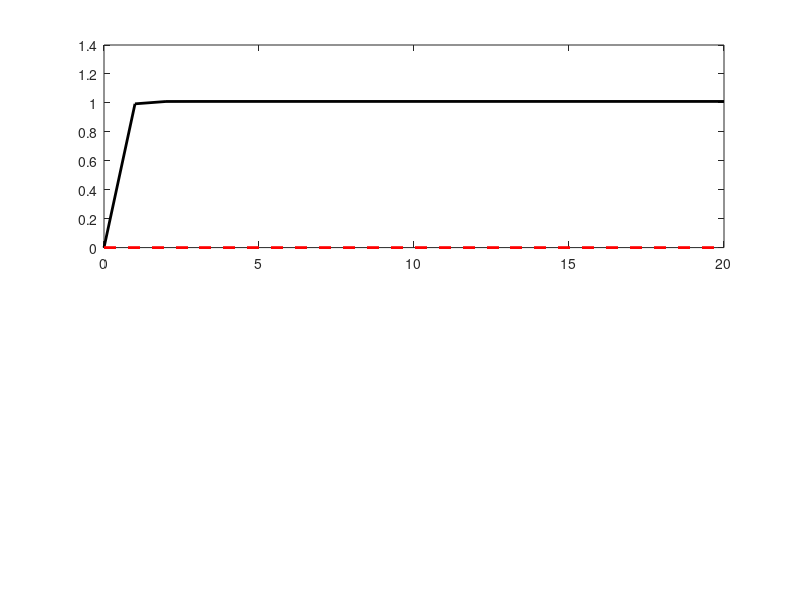

Recreate this plot in MATLAB. (Note: this script raises an error after producing the figure.)

%% Q2 +++++++======
% Fig 1 Blocking


% Define parameter combinations
param_combinations = [
    0.01 0.5;
    0.1 0.5;
    0.5 0.5;
    0.8 0.5;
    0.5 0.01;
    0.5 0.1;
    0.5 0.8;
    0.5 0.9
];

n_Trials = 10;
num_trials = 20;

for i = 1:size(param_combinations, 1)
    
    M = param_combinations(i, 1);
    P = param_combinations(i, 2);

    w = [0; 0];
    sig = [0.6 0; 0 0.6];
    u = [1 0];
    r = 1;
    w_list = w;
    sig_list = [sig(1,1);sig(2,2)];

    for j = 1:n_Trials
        y = r + M;
        w_n = w + sig * u' ./ (u*sig*u'+M) * (y - u*w);
        sig_n = sig - sig * u' ./ (u*sig*u'+M) * u * sig + eye(2) * P;
        w = w_n;
        sig = sig_n;
        w_list = [w_list w];
        sig_list = [sig_list [sig(1,1);sig(2,2)]];
    end

    u = [1 1];
    for j = 1:n_Trials
        y = r + M;
        w_n = w + sig * u' ./ (u*sig*u'+M) * (y - u*w);
        sig_n = sig - sig * u' ./ (u*sig*u'+M) * u * sig + eye(2) * P;
        w = w_n;
        sig = sig_n;
        w_list = [w_list w];
        sig_list = [sig_list [sig(1,1);sig(2,2)]];
    end

    % Plotting
    figure;
    set(gcf,'Color',[1 1 1]);

    subplot(2,1,1);
    plot(0:(2*n_Trials),w_list(1,:),'k','LineWidth',2);
    hold on
    plot(0:(2*n_Trials),w_list(2,:),'--r','LineWidth',2);
xline(num_trials/2,'k','LineWidth',2);
    xlabel('Trial', 'interpreter', 'latex');
    ylabel('W', 'interpreter', 'latex');
    legend({'W1', 'W2'}, 'interpreter', 'latex');
    grid on;
    box off
    

    title(['Measurement Noise: ' num2str(M) ', Process Noise: ' num2str(P)], 'interpreter', 'latex');

    subplot(2,1,2);
    plot(0:(2*n_Trials),sig_list(1,:),'k','LineWidth',2);
    hold on
    plot(n_Trials:(2*n_Trials),sig_list(2,n_Trials+1:end),'--r','LineWidth',2);
    box off
   xline(num_trials/2,'k','LineWidth',2);
    xlabel('Trial', 'interpreter', 'latex');
    ylabel("$\sigma^2(t)$",'Interpreter','latex')
        
    
    legend("${\sigma{^2}}_1$","${\sigma{^2}}_2$",'Interpreter','latex')
    grid on;

   
end

%% Q2++++++++==========
% Fig 1 Unblocking


% Define parameter combinations
param_combinations = [
    0.0 0.5;
    0.1 0.5;
    0.5 0.5;
    0.8 0.5;
    0.5 0.0;
    0.5 0.1;
    0.5 0.8;
    0.5 0.9
];
num_trials = 20;

n_Trials = 10;

for i = 1:size(param_combinations, 1)
    
    P = param_combinations(i, 1);
    M = param_combinations(i, 2);

    w = [0; 0];
    sig = [0.6 0; 0 0.6];
    u = [1 0];
    r = 1;
    w_list = w;
    sig_list = [sig(1,1);sig(2,2)];

    for j = 1:n_Trials
        y = r + M;
        w_n = w + sig * u' ./ (u*sig*u'+M) * (y - u*w);
        sig_n = sig - sig * u' ./ (u*sig*u'+M) * u * sig + eye(2) * P;
        w = w_n;
        sig = sig_n;
        w_list = [w_list w];
        sig_list = [sig_list [sig(1,1);sig(2,2)]];
    end

    u = [1 1];
    r = 2;
    for j = 1:n_Trials
        y = r + M;
        w_n = w + sig * u' ./ (u*sig*u'+M) * (y - u*w);
        sig_n = sig - sig * u' ./ (u*sig*u'+M) * u * sig + eye(2) * P;
        w = w_n;
        sig = sig_n;
        w_list = [w_list w];
        sig_list = [sig_list [sig(1,1);sig(2,2)]];
    end

    % Plotting
    figure;
    set(gcf,'Color',[1 1 1]);

    subplot(2,1,1);
    plot(0:(2*n_Trials),w_list(1,:),'k','LineWidth',2);
    hold on
    plot(0:(2*n_Trials),w_list(2,:),'--r','LineWidth',2);
    xline(num_trials/2,'k','LineWidth',2);
    xlabel('Trial', 'interpreter', 'latex');
    ylabel('W', 'interpreter', 'latex');
    legend({'W1', 'W2'}, 'interpreter', 'latex');
    grid on;
    box off
    title(['Measurement Noise: ' num2str(M) ', Process Noise: ' num2str(P)],'Interpreter','latex');

    subplot(2,1,2);
    plot(0:(2*n_Trials),sig_list(1,:),'k','LineWidth',2);
    hold on
    plot(n_Trials:(2*n_Trials),sig_list(2,n_Trials+1:end),'--r','LineWidth',2);
    box off
    xline(num_trials/2,'k','LineWidth',2);
    xlabel('Trial', 'interpreter', 'latex');
    ylabel("$\sigma^2(t)$",'Interpreter','latex')
        
    
    legend("${\sigma{^2}}_1$","${\sigma{^2}}_2$",'Interpreter','latex')
    grid on;

  
end







%% Q2++++++++++======
% Fig 1 Backwrd Blocking
P_Malues = [0, 0.1, 0.5, 0.8];
M_Malues = [0.5, 0.5, 0.5, 0.5];

for i = 1:numel(P_Malues)
    M = M_Malues(i);
    P = P_Malues(i);
    
    w = [0; 0];
    sig = [0.6 0; 0 0.6];
    n_Trials = 10;

    u = [1 1];
    r = 1;
    w_list = w;
    sig_list = [sig(1,1);sig(2,2);sig(1,2);sig(2,1)];
    for j = 1:n_Trials
        y = r + M;
        w_n = w + sig * u' ./ (u*sig*u'+M) * (y - u*w);
        sig_n = sig - sig * u' ./ (u*sig*u'+M) * u * sig + eye(2) * P;
        w = w_n;
        sig = sig_n;
        w_list = [w_list w];
        sig_list = [sig_list [sig(1,1);sig(2,2);sig(1,2);sig(2,1)]];
    end
    u = [1 0];
    for j = 1:n_Trials
        y = r + M;
        w_n = w + sig * u' ./ (u*sig*u'+M) * (y - u*w);
        sig_n = sig - sig * u' ./ (u*sig*u'+M) * u * sig + eye(2) * P;
        w = w_n;
        sig = sig_n;
        w_list = [w_list w];
        sig_list = [sig_list [sig(1,1);sig(2,2);sig(1,2);sig(2,1)]];
    end

    figure;
    set(gcf,'Color',[1 1 1]);

    subplot(1,3,1);
    w1 = -1:0.02:2;
    w2 = -1:0.02:2;
    [w1,w2] = meshgrid(w1,w2);
    X = [w1(:) w2(:)];
    y = mMnpdf(X,w_list(:,1)',[sig_list(1,1) sig_list(3,1); sig_list(4,1) sig_list(2,1)]);
    y = reshape(y,length(w2),length(w1));
    surf(w1,w2,y)
    caxis([min(y(:))-0.5*range(y(:)),max(y(:))])
    axis([-3 3 -3 3 0 0.4])
    xlim([-1 2])
    ylim([-1 2])
    xlabel('w1')
    ylabel('w2')
    zlabel('Probability Density')
    Miew([0 90]);
    shading interp
    colormap(gray)
    title(['t = 1, P = ' num2str(P) ', M = ' num2str(M)]);
    hold on
    scatter3(w_list(1,1),w_list(2,1),0.3,'*');
    axis square
    
    subplot(1,3,2);
    w1 = -1:0.02:2;
    w2 = -1:0.02:2
    subplot(1,3,2);
    [w1,w2] = meshgrid(w1,w2);
    X = [w1(:) w2(:)];
    y = mMnpdf(X,w_list(:,9)',[sig_list(1,9) sig_list(3,9); sig_list(4,9) sig_list(2,9)]);
    y = reshape(y,length(w2),length(w1));
    surf(w1,w2,y)
    caxis([min(y(:))-0.5*range(y(:)),max(y(:))])
    axis([-3 3 -3 3 0 0.4])
    xlim([-1 2])
    ylim([-1 2])
    xlabel('w1')
    ylabel('w2')
    zlabel('Probability Density')
    Miew([0 90]);
    shading interp
    colormap(gray)
    title(['t = 9, P = ' num2str(P) ', M = ' num2str(M)]);
    hold on
    scatter3(w_list(1,9),w_list(2,9),50,'*');
    axis square
    
    subplot(1,3,3);
    [w1,w2] = meshgrid(w1,w2);
    X = [w1(:) w2(:)];
    y = mMnpdf(X,w_list(:,19)',[sig_list(1,19) sig_list(3,19); sig_list(4,19) sig_list(2,19)]);
    y = reshape(y,length(w2),length(w1));
    surf(w1,w2,y)
    caxis([min(y(:))-0.5*range(y(:)),max(y(:))])
    axis([-3 3 -3 3 0 0.4])
    xlim([-1 2])
    ylim([-1 2])
    xlabel('w1')
    ylabel('w2')
    zlabel('Probability Density')
    Miew([0 90]);
    shading interp
    colormap(gray)
    title(['t = 19, P = ' num2str(P) ', M = ' num2str(M)]);
    hold on
    scatter3(w_list(1,19),w_list(2,19),50,'*');
    axis square
  
end


